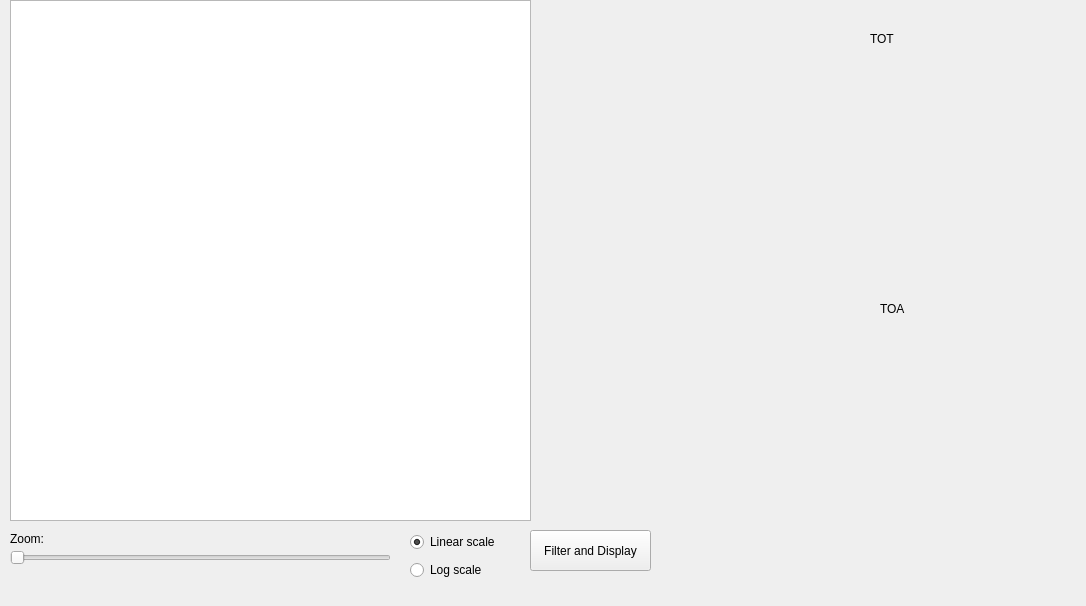
<?xml version="1.0" encoding="UTF-8"?>
<ui version="4.0">
 <class>MainWindow</class>
 <widget class="QMainWindow" name="MainWindow">
  <property name="geometry">
   <rect>
    <x>0</x>
    <y>0</y>
    <width>1086</width>
    <height>606</height>
   </rect>
  </property>
  <property name="sizePolicy">
   <sizepolicy hsizetype="Fixed" vsizetype="Fixed">
    <horstretch>0</horstretch>
    <verstretch>0</verstretch>
   </sizepolicy>
  </property>
  <property name="windowTitle">
   <string>TPics3</string>
  </property>
  <widget class="QWidget" name="centralwidget">
   <widget class="QGraphicsView" name="graphicsView">
    <property name="geometry">
     <rect>
      <x>10</x>
      <y>0</y>
      <width>521</width>
      <height>521</height>
     </rect>
    </property>
   </widget>
   <widget class="QLabel" name="label">
    <property name="geometry">
     <rect>
      <x>550</x>
      <y>-20</y>
      <width>67</width>
      <height>571</height>
     </rect>
    </property>
    <property name="text">
     <string/>
    </property>
   </widget>
   <widget class="QLabel" name="labelMax">
    <property name="geometry">
     <rect>
      <x>630</x>
      <y>20</y>
      <width>67</width>
      <height>17</height>
     </rect>
    </property>
    <property name="text">
     <string/>
    </property>
   </widget>
   <widget class="QLabel" name="labelMax_3">
    <property name="geometry">
     <rect>
      <x>630</x>
      <y>250</y>
      <width>67</width>
      <height>17</height>
     </rect>
    </property>
    <property name="text">
     <string/>
    </property>
   </widget>
   <widget class="QLabel" name="labelMax_2">
    <property name="geometry">
     <rect>
      <x>630</x>
      <y>130</y>
      <width>67</width>
      <height>17</height>
     </rect>
    </property>
    <property name="text">
     <string/>
    </property>
   </widget>
   <widget class="QLabel" name="labelMax_4">
    <property name="geometry">
     <rect>
      <x>630</x>
      <y>360</y>
      <width>67</width>
      <height>17</height>
     </rect>
    </property>
    <property name="text">
     <string/>
    </property>
   </widget>
   <widget class="QSlider" name="horizontalSlider">
    <property name="geometry">
     <rect>
      <x>10</x>
      <y>550</y>
      <width>381</width>
      <height>16</height>
     </rect>
    </property>
    <property name="orientation">
     <enum>Qt::Horizontal</enum>
    </property>
   </widget>
   <widget class="QLabel" name="label_2">
    <property name="geometry">
     <rect>
      <x>10</x>
      <y>530</y>
      <width>67</width>
      <height>17</height>
     </rect>
    </property>
    <property name="text">
     <string>Zoom:</string>
    </property>
   </widget>
   <widget class="QPushButton" name="filter_pb">
    <property name="geometry">
     <rect>
      <x>530</x>
      <y>530</y>
      <width>121</width>
      <height>41</height>
     </rect>
    </property>
    <property name="text">
     <string>Filter and Display</string>
    </property>
   </widget>
   <widget class="QCustomPlot" name="customPlot" native="true">
    <property name="geometry">
     <rect>
      <x>700</x>
      <y>320</y>
      <width>381</width>
      <height>181</height>
     </rect>
    </property>
   </widget>
   <widget class="QLabel" name="label_3">
    <property name="geometry">
     <rect>
      <x>880</x>
      <y>300</y>
      <width>67</width>
      <height>17</height>
     </rect>
    </property>
    <property name="text">
     <string>TOA</string>
    </property>
   </widget>
   <widget class="QWidget" name="verticalLayoutWidget">
    <property name="geometry">
     <rect>
      <x>410</x>
      <y>530</y>
      <width>111</width>
      <height>54</height>
     </rect>
    </property>
    <layout class="QVBoxLayout" name="verticalLayout">
     <item>
      <widget class="QRadioButton" name="radioButton">
       <property name="text">
        <string>Linear scale</string>
       </property>
       <property name="checked">
        <bool>true</bool>
       </property>
      </widget>
     </item>
     <item>
      <widget class="QRadioButton" name="radioButton_2">
       <property name="text">
        <string>Log scale</string>
       </property>
      </widget>
     </item>
    </layout>
   </widget>
   <widget class="QLabel" name="label_5">
    <property name="geometry">
     <rect>
      <x>870</x>
      <y>30</y>
      <width>67</width>
      <height>17</height>
     </rect>
    </property>
    <property name="text">
     <string>TOT</string>
    </property>
   </widget>
   <widget class="QCustomPlot" name="customPlot_2" native="true">
    <property name="geometry">
     <rect>
      <x>700</x>
      <y>50</y>
      <width>381</width>
      <height>181</height>
     </rect>
    </property>
    <widget class="QCustomPlot" name="customPlot_4" native="true">
     <property name="geometry">
      <rect>
       <x>360</x>
       <y>180</y>
       <width>481</width>
       <height>181</height>
      </rect>
     </property>
    </widget>
    <widget class="QLabel" name="label_6">
     <property name="geometry">
      <rect>
       <x>570</x>
       <y>160</y>
       <width>67</width>
       <height>17</height>
      </rect>
     </property>
     <property name="text">
      <string>TOA</string>
     </property>
    </widget>
   </widget>
  </widget>
  <widget class="QMenuBar" name="menubar">
   <property name="geometry">
    <rect>
     <x>0</x>
     <y>0</y>
     <width>1086</width>
     <height>22</height>
    </rect>
   </property>
  </widget>
 </widget>
 <customwidgets>
  <customwidget>
   <class>QCustomPlot</class>
   <extends>QWidget</extends>
   <header>qcustomplot.h</header>
   <container>1</container>
  </customwidget>
 </customwidgets>
 <resources/>
 <connections/>
</ui>
